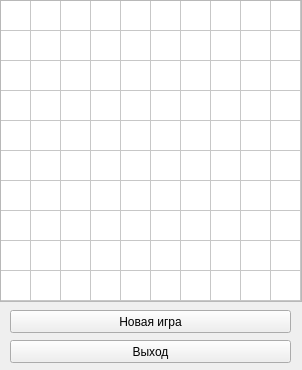
<?xml version="1.0" encoding="UTF-8"?>
<ui version="4.0">
 <class>Widget</class>
 <widget class="QWidget" name="Widget">
  <property name="geometry">
   <rect>
    <x>0</x>
    <y>0</y>
    <width>302</width>
    <height>370</height>
   </rect>
  </property>
  <property name="sizePolicy">
   <sizepolicy hsizetype="Fixed" vsizetype="Fixed">
    <horstretch>0</horstretch>
    <verstretch>0</verstretch>
   </sizepolicy>
  </property>
  <property name="minimumSize">
   <size>
    <width>302</width>
    <height>370</height>
   </size>
  </property>
  <property name="maximumSize">
   <size>
    <width>302</width>
    <height>370</height>
   </size>
  </property>
  <property name="windowTitle">
   <string>Сапёр</string>
  </property>
  <widget class="QTableWidget" name="tableWidget">
   <property name="geometry">
    <rect>
     <x>0</x>
     <y>0</y>
     <width>302</width>
     <height>302</height>
    </rect>
   </property>
   <property name="sizePolicy">
    <sizepolicy hsizetype="Fixed" vsizetype="Fixed">
     <horstretch>0</horstretch>
     <verstretch>0</verstretch>
    </sizepolicy>
   </property>
   <property name="verticalScrollBarPolicy">
    <enum>Qt::ScrollBarAlwaysOff</enum>
   </property>
   <property name="horizontalScrollBarPolicy">
    <enum>Qt::ScrollBarAlwaysOff</enum>
   </property>
   <property name="editTriggers">
    <set>QAbstractItemView::NoEditTriggers</set>
   </property>
   <property name="selectionMode">
    <enum>QAbstractItemView::NoSelection</enum>
   </property>
   <property name="rowCount">
    <number>10</number>
   </property>
   <property name="columnCount">
    <number>10</number>
   </property>
   <attribute name="horizontalHeaderVisible">
    <bool>false</bool>
   </attribute>
   <attribute name="horizontalHeaderDefaultSectionSize">
    <number>30</number>
   </attribute>
   <attribute name="horizontalHeaderMinimumSectionSize">
    <number>30</number>
   </attribute>
   <attribute name="verticalHeaderVisible">
    <bool>false</bool>
   </attribute>
   <attribute name="verticalHeaderMinimumSectionSize">
    <number>30</number>
   </attribute>
   <row/>
   <row/>
   <row/>
   <row/>
   <row/>
   <row/>
   <row/>
   <row/>
   <row/>
   <row/>
   <column/>
   <column/>
   <column/>
   <column/>
   <column/>
   <column/>
   <column/>
   <column/>
   <column/>
   <column/>
  </widget>
  <widget class="QPushButton" name="pushButton">
   <property name="geometry">
    <rect>
     <x>10</x>
     <y>310</y>
     <width>281</width>
     <height>23</height>
    </rect>
   </property>
   <property name="text">
    <string>Новая игра</string>
   </property>
  </widget>
  <widget class="QPushButton" name="pushButton_2">
   <property name="geometry">
    <rect>
     <x>10</x>
     <y>340</y>
     <width>281</width>
     <height>23</height>
    </rect>
   </property>
   <property name="text">
    <string>Выход</string>
   </property>
  </widget>
 </widget>
 <layoutdefault spacing="6" margin="11"/>
 <resources/>
 <connections/>
</ui>
